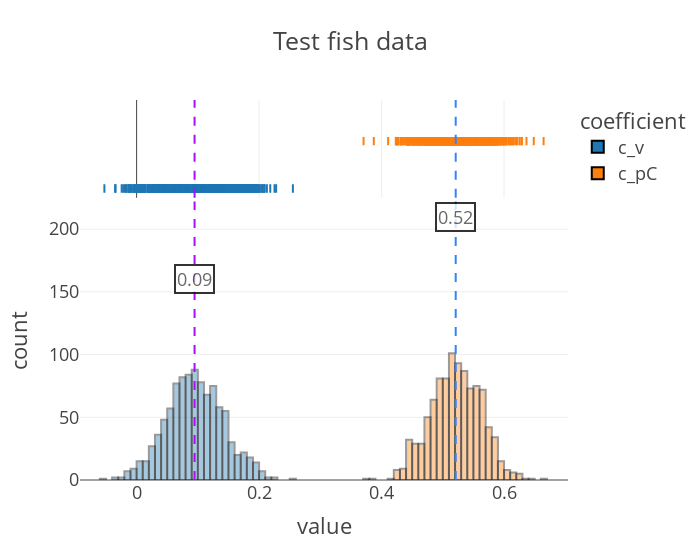

Notebook cell for this chart:
### Code cell
# plot the inferred posterior distributions of the coefficients
# Note that the model infers that the random foragers have
# near-zero coefficients for food trace and proximity score.
# The non-zero coefficient for visibility is consistent with the
# fact that the random foragers are mostly likely to move to nearby
# locations (higher visibility score) compared to farther locations.
ftk.plot_coefs(
    samples_test, "Test fish data", nbins=120, ann_start_y=160, ann_break_y=50
)

### Figure 1 — Plotly figure (JSON) as saved in the notebook; plotly's stock layout.template omitted (floating-point values rounded to 4 significant figures; data arrays with more than 128 entries replaced by an {"elided": "..."} marker saying what was removed)
{"data": [{"alignmentgroup": "True", "bingroup": "x", "hovertemplate": "coefficient=c_v<br>value=%{x}<br>count=%{y}<extra></extra>", "legendgroup": "c_v", "marker": {"color": "#1F77B4", "line": {"color": "Black", "width": 2}, "opacity": 0.4, "pattern": {"shape": ""}}, "name": "c_v", "nbinsx": 120, "offsetgroup": "c_v", "orientation": "v", "showlegend": true, "type": "histogram", "x": {"elided": "1000 float values"}, "xaxis": "x", "yaxis": "y"}, {"alignmentgroup": "True", "boxpoints": "all", "fillcolor": "rgba(255,255,255,0)", "hoveron": "points", "hovertemplate": "coefficient=c_v<br>value=%{x}<extra></extra>", "jitter": 0, "legendgroup": "c_v", "line": {"color": "rgba(255,255,255,0)"}, "marker": {"color": "#1F77B4", "line": {"color": "Black", "width": 2}, "symbol": "line-ns-open"}, "name": "c_v", "offsetgroup": "c_v", "showlegend": false, "type": "box", "x": {"elided": "1000 float values"}, "xaxis": "x2", "yaxis": "y2"}, {"alignmentgroup": "True", "bingroup": "x", "hovertemplate": "coefficient=c_pC<br>value=%{x}<br>count=%{y}<extra></extra>", "legendgroup": "c_pC", "marker": {"color": "#FF7F0E", "line": {"color": "Black", "width": 2}, "opacity": 0.4, "pattern": {"shape": ""}}, "name": "c_pC", "nbinsx": 120, "offsetgroup": "c_pC", "orientation": "v", "showlegend": true, "type": "histogram", "x": {"elided": "1000 float values"}, "xaxis": "x", "yaxis": "y"}, {"alignmentgroup": "True", "boxpoints": "all", "fillcolor": "rgba(255,255,255,0)", "hoveron": "points", "hovertemplate": "coefficient=c_pC<br>value=%{x}<extra></extra>", "jitter": 0, "legendgroup": "c_pC", "line": {"color": "rgba(255,255,255,0)"}, "marker": {"color": "#FF7F0E", "line": {"color": "Black", "width": 2}, "symbol": "line-ns-open"}, "name": "c_pC", "offsetgroup": "c_pC", "showlegend": false, "type": "box", "x": {"elided": "1000 float values"}, "xaxis": "x2", "yaxis": "y2"}], "layout": {"annotations": [{"bgcolor": "white", "bordercolor": "black", "borderwidth": 2, "opacity": 0.8, "showarrow": false, "text": "0.09", "x": 0.09464, "y": 160}, {"bgcolor": "white", "bordercolor": "black", "borderwidth": 2, "opacity": 0.8, "showarrow": false, "text": "0.52", "x": 0.5211, "y": 210}], "barmode": "overlay", "legend": {"title": {"text": "coefficient"}, "tracegroupgap": 0}, "shapes": [{"line": {"color": "#AA0DFE", "dash": "dash"}, "name": "Median (0.09464022517204285)", "type": "line", "x0": 0.09464, "x1": 0.09464, "xref": "x", "y0": 0, "y1": 1, "yref": "y domain"}, {"line": {"color": "#AA0DFE", "dash": "dash"}, "name": "Median (0.09464022517204285)", "type": "line", "x0": 0.09464, "x1": 0.09464, "xref": "x2", "y0": 0, "y1": 1, "yref": "y2 domain"}, {"line": {"color": "#3283FE", "dash": "dash"}, "name": "Median (0.5210843086242676)", "type": "line", "x0": 0.5211, "x1": 0.5211, "xref": "x", "y0": 0, "y1": 1, "yref": "y domain"}, {"line": {"color": "#3283FE", "dash": "dash"}, "name": "Median (0.5210843086242676)", "type": "line", "x0": 0.5211, "x1": 0.5211, "xref": "x2", "y0": 0, "y1": 1, "yref": "y2 domain"}], "title": {"text": "Test fish data"}, "width": 700, "xaxis": {"anchor": "y", "domain": [0, 1], "title": {"text": "value"}}, "xaxis2": {"anchor": "y2", "domain": [0, 1], "matches": "x", "showgrid": true, "showticklabels": false}, "yaxis": {"anchor": "x", "domain": [0, 0.7326], "title": {"text": "count"}}, "yaxis2": {"anchor": "x2", "domain": [0.7426, 1], "matches": "y2", "showgrid": false, "showline": false, "showticklabels": false, "ticks": ""}}}
